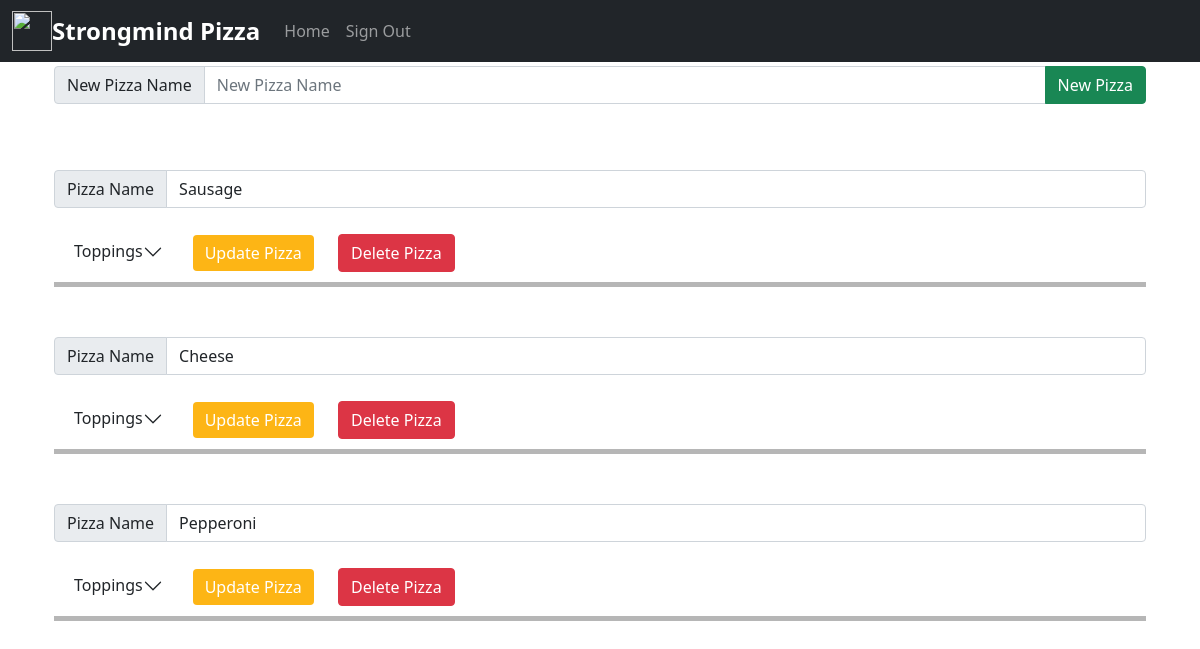
The page /pizza/build/ (signed in) on the database its author committed.
### strongmind_pizza_app/pizza/models.py (models this page shows)
class Masterpizzas(models.Model):
    masterpizzaid = models.AutoField(unique=True, primary_key=True)
    masterpizzaname = models.TextField()
    class Meta:
        app_label = "pizza"
        managed = False
        db_table = 'MasterPizzas'

### strongmind_pizza_app/pizza/views.py (the view)
# urls.py: path("build/", vPizzaBuild, name="pizza"),
@permission_required(perm=["pizza.change_masterpizzas","pizza.change_pizzacomponents"], login_url="/")
def vPizzaBuild(request):
    all_toppings = Mastertoppings.objects.all().values()
    all_pizzas = Masterpizzas.objects.all().values()
    pizza_components = Vucompletepizza.objects.all().values()
    complete_pizzas = []
    for pizza in all_pizzas:
        out_pizza = copy.deepcopy(pizza)
        out_pizza["toppings"] = []
        for component in pizza_components:
            if component["masterpizzaid"] == out_pizza["masterpizzaid"]:
                out_pizza["toppings"].append(component["mastertoppingid"])
        complete_pizzas.append(out_pizza)
    context = {
        "pizzas": complete_pizzas[::-1],
        "components":pizza_components,
        "toppings":all_toppings[::-1],
    }
    return render(request, "pizza/pizza.html", context)

### strongmind_pizza_app/users/context_processors.py (called while the page is built)
def allauth_settings(request):
    return {
        "ACCOUNT_ALLOW_REGISTRATION": settings.ACCOUNT_ALLOW_REGISTRATION,
    }

### strongmind_pizza_app/templates/pizza/pizza.html (shortened to what this page needs)
{% extends "base.html" %}
{% block content %}
<div class="container">
    <form class="form text-center" method="post" action="/pizza/api/newpizza/">
        <div class="input-group mb-3">
            <span class="input-group-text" id="basic-addon1">New Pizza Name</span>
            <input type="text" name="masterpizzaname" class="form-control" placeholder="New Pizza Name" aria-label="PizzaName" aria-describedby="basic-addon1" required>
            <button type="button" onclick="APICall(apirequest='/pizza/api/newpizza/', this.form, 'Are you sure you want to create a new pizza?');" name="newpizza" class="btn btn-success" role="button">New Pizza</button>
        </div>
    </form>
    <div id="id_pizza_container" style="overflow: auto; height:850px; width:auto;">
        {% for pizza in pizzas %}
            <div id="id_{{pizza.masterpizzaname}}" name="pizza_{{pizza.masterpizzaname}}" style=" margin-top:50px; border-bottom: 5px solid rgb(182, 182, 182);">
                <form id="pizzaform_{{pizza.masterpizzaid}}" class="form-inline" method="post" action="/pizza/api/updatepizza/">
                    <div class="input-group mb-3">
                        <span class="input-group-text" id="basic-addon1">Pizza Name</span>
                        <input type="text" value="{{pizza.masterpizzaname}}" name="masterpizzaname" class="form-control" placeholder="Pizza Name" aria-label="PizzaName" aria-describedby="basic-addon1">
                    </div>
                    <div class="d-table-cell accordion accordion-flush" id="toppingsAccordian_{{pizza.masterpizzaid}}">
                        <div class="accordion-item">
                            <h2 class="accordion-header" id="flush-headingOne_{{pizza.masterpizzaid}}">
                                <button class="accordion-button collapsed" type="button" data-bs-toggle="collapse" data-bs-target="#toppingsAccordian_{{pizza.masterpizzaid}}" aria-expanded="false" aria-controls="toppingsAccordian_{{pizza.masterpizzaid}}">
                                  Toppings
                                </button>
                            </h2>
                        </div>
                    </div>
                    <div class="d-table-cell">
                        <button style="margin:10px;" type="button" onclick="APICall(apirequest='/pizza/api/updatepizza/', this.form);" name="updatepizza" class="btn btn-primary" role="button">Update Pizza</button>
                        <button style="margin:10px;" type="button" onclick="APICall(apirequest='/pizza/api/deletepizza/', this.form, 'Are you sure you want to delete this pizza?');" name="deletepizza" class="btn btn-danger" role="button">Delete Pizza</button>
                    </div>
                </form>
            </div>
        {% endfor %}
    </div>
</div>
{% endblock content %}

### strongmind_pizza_app/static/css/project.css (style rules this page uses)
.btn-primary { background-color: #fdb515; border:none; }

### rows shown on the page
Masterpizzas: masterpizzaname "Sausage"
Masterpizzas: masterpizzaname "Cheese"
Masterpizzas: masterpizzaname "Pepperoni"
